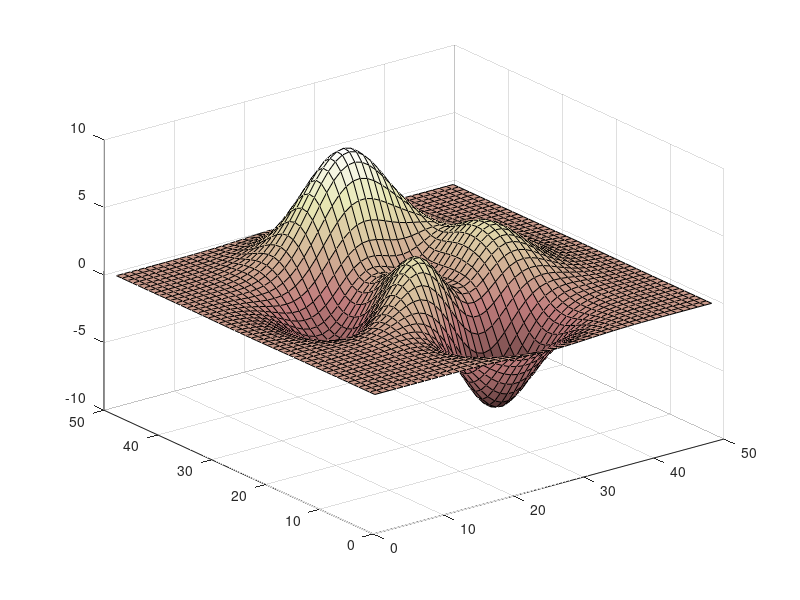

The MATLAB source for this figure: (Note: this script raises an error after producing the figure.)
%=============================================================================
% Copyright (c) 2016-present Allan CORNET (Nelson)
%=============================================================================
% This file is part of the Nelson.
%=============================================================================
% LICENCE_BLOCK_BEGIN
% SPDX-License-Identifier: LGPL-3.0-or-later
% LICENCE_BLOCK_END
%=============================================================================
% <--ADV-CLI MODE-->
%=============================================================================
f = figure();
surf(peaks);
colormap('pink');
r = f.ColorMap;
assert_isapprox(r(1:2, :), [0.0589, 0, 0; 0.0978, 0.0511, 0.0511], 1e-3); 
%=============================================================================
